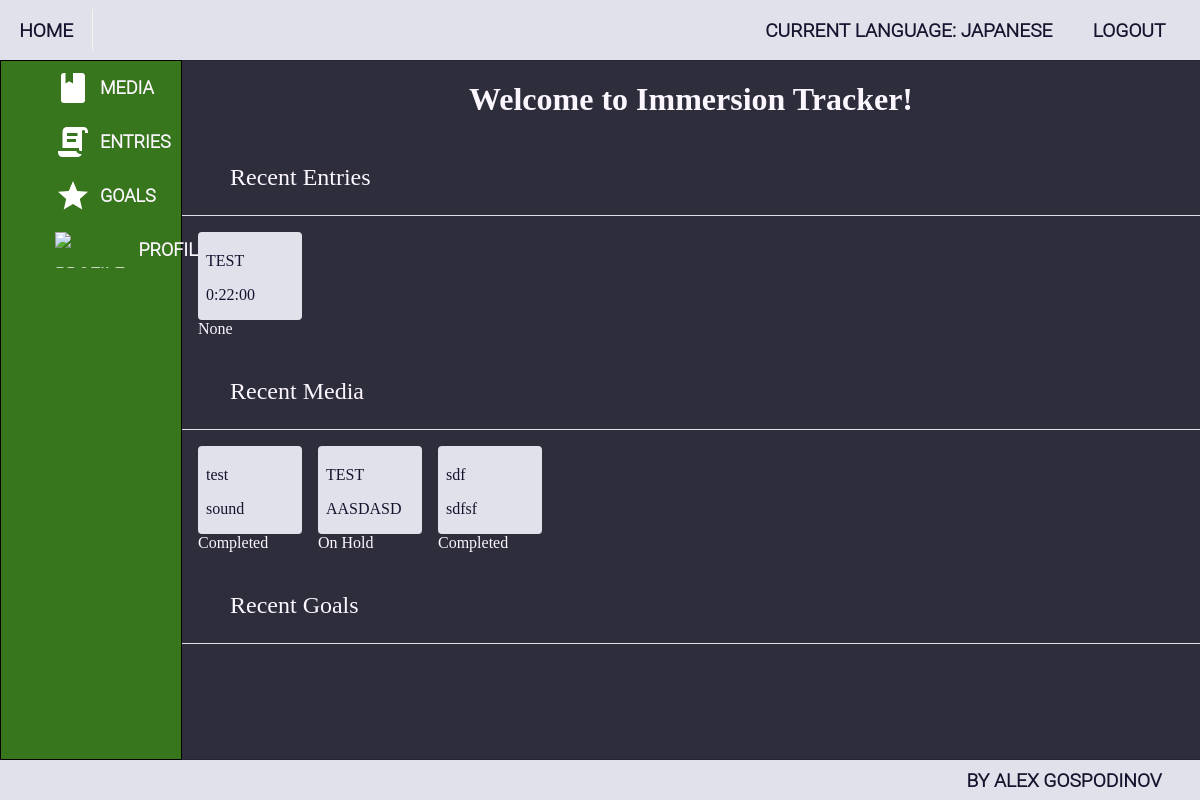
Page / (signed in) on the committed database.
### ImmersionTracker/accounts/models.py (models this page shows, shortened)
class ImmersionTrackerUser(auth_models.AbstractBaseUser, auth_models.PermissionsMixin):
    MAX_EMAIL_LENGTH = 150
    MAX_FIRST_NAME_LENGTH = 150
    MAX_LAST_NAME_LENGTH = 150
    email = models.EmailField(
        _("email address"),
        max_length=MAX_EMAIL_LENGTH,
        unique=True,
        error_messages={
            "unique": _("A user with that email already exists."),
        },
    )
    first_name = models.CharField(_("first name"), max_length=MAX_FIRST_NAME_LENGTH, blank=True)
    last_name = models.CharField(_("last name"), max_length=MAX_LAST_NAME_LENGTH, blank=True)
    is_staff = models.BooleanField(
        _("staff status"),
        default=False,
        help_text=_("Designates whether the user can log into this admin site."),
    )
    is_active = models.BooleanField(
        _("active"),
        default=True,
        help_text=_(
            "Designates whether this user should be treated as active. "
            "Unselect this instead of deleting accounts."
        ),
    )
    date_joined = models.DateTimeField(_("date joined"), default=timezone.now)
    object = ImmersionTrackerUserManager()
    USERNAME_FIELD = 'email'

class Profile(models.Model):
    NICKNAME_MAX_LENGTH = 20
    nickname = models.CharField(
        max_length=NICKNAME_MAX_LENGTH,
        blank=True,
        null=True,
    )
    current_language = models.ForeignKey('languages.Language', on_delete=models.SET_NULL, blank=True, null=True)
    user = models.OneToOneField(
        ImmersionTrackerUser,
        on_delete=models.CASCADE,
        related_name='profile',
        primary_key=True,
    )

### ImmersionTracker/languages/models.py (models this page shows, shortened)
class Language(HasOwnerProfile, models.Model):
    LANGUAGE_NAME_MAX_LENGTH = 20
    name = models.CharField(
        max_length=LANGUAGE_NAME_MAX_LENGTH,
        null=False,
        blank=False,
    )

### ImmersionTracker/immersion_entries/models.py (models this page shows, shortened)
class BaseEntry(HasOwnerProfile, HasLanguage, models.Model):
    time_length = models.DurationField()
    created_on = models.DateField(
        auto_now_add=True,
    )
    edited_on = models.DateField(
        auto_now=True,
    )
    class Meta:
        abstract = True

class ReadingEntry(BaseEntry):
    char_length = models.IntegerField(
        default=None,
        null=True,
        blank=True,
    )
    media = models.ForeignKey(
        ReadingMedia,
        on_delete=models.DO_NOTHING,
        related_name='entries',
    )

### ImmersionTracker/media/models.py (models this page shows, shortened)
class BaseMedia(HasOwnerProfile, HasLanguage, models.Model):
    NAME_MAX_LENGTH = 30
    TYPE_MAX_LENGTH = 20
    name = models.CharField(
        max_length=NAME_MAX_LENGTH,
        blank=False,
        null=False,
    )
    type = models.CharField(
        max_length=TYPE_MAX_LENGTH,
        blank=False,
        null=False,
    )
    link = models.URLField(
        blank=True,
        null=True,
    )
    class Meta:
        abstract = True

class ReadingMedia(BaseMedia):
    STATUS_MAX_LENGTH = 10
    STATUS_READING = 'Reading'
    STATUS_COMPLETED = 'Completed'
    STATUS_ONHOLD = 'On Hold'
    STATUS_DROPPED = 'Dropped'
    STATUS_CHOICES = (
        (STATUS_READING, STATUS_READING),
        (STATUS_COMPLETED, STATUS_COMPLETED),
        (STATUS_ONHOLD, STATUS_ONHOLD),
        (STATUS_DROPPED, STATUS_DROPPED),
    )
    status = models.CharField(
        max_length=STATUS_MAX_LENGTH,
        choices=STATUS_CHOICES,
    )

class ListeningMedia(BaseMedia):
    STATUS_MAX_LENGTH = 10
    STATUS_LISTENING = 'Listening'
    STATUS_COMPLETED = 'Completed'
    STATUS_ONHOLD = 'On Hold'
    STATUS_DROPPED = 'Dropped'
    STATUS_CHOICES = (
        (STATUS_LISTENING, STATUS_LISTENING),
        (STATUS_COMPLETED, STATUS_COMPLETED),
        (STATUS_ONHOLD, STATUS_ONHOLD),
        (STATUS_DROPPED, STATUS_DROPPED),
    )
    status = models.CharField(
        max_length=STATUS_MAX_LENGTH,
        choices=STATUS_CHOICES,
    )

### ImmersionTracker/web/views.py (the view)
# urls.py: path('', IndexView.as_view(), name='index'),
class IndexView(views.TemplateView):
    template_name = 'web/index.html'
    def get_context_data(self, **kwargs):
        context = super().get_context_data(**kwargs)
        reading_entries = ReadingEntry.objects.filter(user_profile=get_current_profile(self.request),
                                                      language=get_current_language(self.request))
        listening_entries = ListeningEntry.objects.filter(user_profile=get_current_profile(self.request),
                                                          language=get_current_language(self.request))
        srs_entries = SRSEntry.objects.filter(user_profile=get_current_profile(self.request),
                                              language=get_current_language(self.request))
        context['recent_entries'] = list(chain(reading_entries, listening_entries, srs_entries))[:10]
        reading_media = ReadingMedia.objects.filter(user_profile=get_current_profile(self.request),
                                                    language=get_current_language(self.request))
        listening_media = ListeningMedia.objects.filter(user_profile=get_current_profile(self.request),
                                                        language=get_current_language(self.request))
        context['recent_media'] = list(chain(reading_media, listening_media))[:10]
        reading_goals = ReadingGoal.objects.filter(user_profile=get_current_profile(self.request),
                                                   language=get_current_language(self.request))
        listening_goals = ListeningGoal.objects.filter(user_profile=get_current_profile(self.request),
                                                       language=get_current_language(self.request))
        srs_goals = SRSGoal.objects.filter(user_profile=get_current_profile(self.request),
                                           language=get_current_language(self.request))
        context['recent_goals'] = list(chain(reading_goals, listening_goals, srs_goals))[:10]
        return context

### ImmersionTracker/utils.py (called while the page is built)
def get_current_profile(request):
    return Profile.objects.get(user_id=request.user.id)

def get_current_language(request):
    return get_current_profile(request).current_language

### templates/web/index.html (shortened to what this page needs)
{% extends 'base.html' %}
{% block main_content %}
    <div class="index-wrapper">
        <h1 class="index-header-text"> Welcome to Immersion Tracker! </h1>
        <div class="recent-content">
            <div class="recent-entries">
                <div class="recent-entries-label"> Recent Entries </div>
                <div class="recent-entries-cards">
                    {% for entry in recent_entries %}
                        <div class="index-entry-card">
                            <div class="index-entry-card-main-content">
                                <p>{{ entry.media.name }}</p>
                                <p>{{ entry.time_length }}</p>
                            </div>
                            <div class="date-info">
                                {{ entry.edited_on }}
                            </div>
                        </div>
                    {% endfor %}
                </div>
            </div>
            <div class="recent-entries">
                <div class="recent-entries-label"> Recent Media </div>
                <div class="recent-entries-cards">
                    {% for media in recent_media %}
                        <div class="index-entry-card">
                            <div class="index-entry-card-main-content">
                                <p>{{ media.name }}</p>
                                <p>{{ media.type }}</p>
                            </div>
                            <div class="date-info">
                                {{ media.status }}
                            </div>
                        </div>
                    {% endfor %}
                </div>
            </div>
        <div class="recent-entries">
                <div class="recent-entries-label"> Recent Goals </div>
            </div>
        </div>
    </div>
{% endblock %}

### templates/base.html (shortened to what this page needs)
{% load static %}
<!DOCTYPE html>
<html lang="en">
<head>
    <link rel="stylesheet" href="{% static 'style/style.css' %}">
</head>
<body>
    <header>
        <div class="go-to-index-btn">
            <a href="{% url 'index' %}"> Home </a>
        </div>
        <div class="navigation">
            <ul class="header-nav logout-and-language">
                {% if request.user.is_authenticated %}
                    <li><a href="{% url 'languages_index' %}">Current Language:
                        {% if request.user.profile.current_language %}
                            {{ request.user.profile.current_language.name }}
                        {% else %}
                            None
                        {% endif %}
                        </a>
                    </li>
                    <li><a href="{% url 'logout' %}"> Logout </a></li>
                {% else %}
                    <li><a href="{% url 'login' %}"> Log In </a></li>
                    <li><a href="{% url 'register_account' %}"> Register </a></li>
                {% endif %}
            </ul>
        </div>
    </header>
    <div class="base-wrapper">
    <div class="sidebar">
        <ul class="sidebar-buttons">
            {% if request.user.is_authenticated %}
                <li class="sidebar-button">
                    <div class="sidebar-button-wrapper">
                        <img class="sidebar-icon" src="{% static 'icons/media.svg' %}" alt="media-icon">
                        <div class="sidebar-button-link">
                            <a href="{% url 'all_media' %}">media</a>
                        </div>
                    </div>
                </li>
                <li class="sidebar-button">
                    <div class="sidebar-button-wrapper">
                        <img class="sidebar-icon" src="{% static 'icons/entry_text.svg' %}" alt="entry-icon">
                        <div class="sidebar-button-link">
                            <a href="{% url 'all_entries' %}">entries</a>
                        </div>
                    </div>
                </li>
                <li class="sidebar-button">
                    <div class="sidebar-button-wrapper">
                        <img class="sidebar-icon" src="{% static 'icons/goal.svg' %}" alt="goal-icon">
                        <div class="sidebar-button-link">
                            <a href="{% url 'all_goals' %}">goals</a>
                        </div>
                    </div>
                </li>
                <li class="sidebar-button">
                    <div class="sidebar-button-wrapper">
                        <img class="sidebar-icon" src="{% static 'icons/profile.svg' %}" alt="profile-icon">
                        <div class="sidebar-button-link">
                            <a href="{% url 'profile_details' pk=request.user.id %}">profile</a>
                        </div>
                    </div>
                </li>
            {% endif %}
        </ul>
    </div>
        {% block main_content %}
        {% endblock %}
    </div>
    <footer class="footer">
        <p class="credit">By Alex Gospodinov</p>
    </footer>
</body>
</html>

### staticfiles/style/main.css (style rules this page uses)
body { background-color: #2d2d3b; color: #FCF7FF; height: 100vh; margin: 0; padding: 0; display: flex; flex-direction: column; }
a { color: inherit; text-decoration: none; }
.base-wrapper { flex: 1; display: flex; }
html { overflow: hidden; }

### staticfiles/style/header_footer_and_sidebar.css (style rules this page uses)
header, footer { background-color: #e1e1eb; color: #14142e; font-size: larger; font-family: "Roboto Light", sans-serif; font-weight: bold; text-transform: uppercase; height: 60px; box-shadow: 1px 0 1px black; display: flex; flex-direction: row; align-items: center; }
.footer { height: 40px; justify-content: end; padding-right: 2em; }
.navigation { display: flex; flex-direction: row; justify-content: end; flex: 1; }
.header-nav { margin: 1em 0 1em 0; padding: 0 1em 0 1em; list-style-type: none; display: flex; flex-direction: row; gap: 0.5em; }
.header-nav > li { padding: 0.5em 0.8em 0.5em 0.8em }
.go-to-index-btn { flex: 0; padding: 0.5em 1em 0.5em 1em; margin-right: 0.5em; border-right: 0.1em solid #f1f6f0; }
.sidebar { width: 15%; flex-shrink: 0; background-color: #38761d; border: 1px solid black; font-size: large; font-family: "Roboto Light", sans-serif; font-weight: bold; }
.sidebar > ul { list-style-type: none; text-transform: uppercase; }
.sidebar-button-wrapper { display: flex; align-items: center; gap: 0.5em; }
.sidebar-button-wrapper > img { box-sizing: border-box; height: 2em; padding-left: 3em; }
.sidebar-button { width: 100%; height: 3em; line-height: 3em; text-align: center; }
ul { padding: 0; margin: 0; }

### staticfiles/style/index.css (style rules this page uses)
.index-wrapper { width: 100%; }
.index-header-text { width: 100%; text-align: center; }
.recent-entries-label { padding: 1em 2em; font-size: x-large; border-bottom: 1px solid #e1e1eb; }
.recent-entries-cards { display: flex; flex-direction: row; margin: 1em; gap: 1em; }
.index-entry-card-main-content { width: 80px; height: 80px; border-radius: 4px; padding: 4px 1em 4px 0.5em; background-color: #e1e1eb; color: #14142e; }

### rows in the picture
ImmersionTrackerUser: user.profile.current_language.name "JAPANESE"
ReadingEntry: media.name "TEST", time_length "0:22:00", edited_on "None"
ReadingMedia: name "test", type "sound", status "Completed"
ReadingMedia: name "TEST", type "AASDASD", status "On Hold"
ListeningMedia: name "sdf", type "sdfsf", status "Completed"
